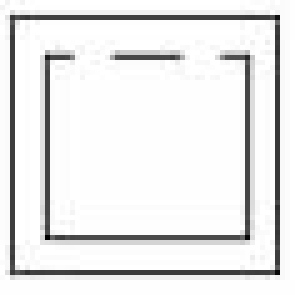
#> input picture tiny_img.jpg, 59 x 59 px (shown 5 times larger)
$ python image_processing.py   (older library calls are emulated)
#> lines starting #> are read from the running program, lines starting #| are printed output that depends on the picture; after the words box and inside, x2 and y2 are one past the last pixel; in counts of white or black regions, pixels touching at a corner belong together
import cv2
import numpy as np
from matplotlib import pyplot as plt

img = cv2.imread('tiny_img.jpg',0)
#> img is the input picture: shape (59, 59); min 2, max 255, mean 232.6
# print(img)
# img2 = cv2.imread('dc_3rd.JPG',150)

# blurred = cv2.GaussianBlur(img,(5,5),0)
laplacian = cv2.Laplacian(img,cv2.CV_64F)
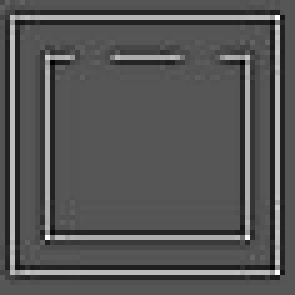
#> laplacian: shape (59, 59) float64 (shown 5 times larger); min -313, max 615, mean -0.1; drawn with min black and max white

newlaplacian = laplacian
for i in range(len(laplacian)):
    for j in range(len(laplacian)):
        if laplacian[i][j] <= 60: #found this number by trial and error, need to find a way to do this for all maps
            newlaplacian[i][j] = 1
        else:
            newlaplacian[i][j] = 0
#> this loop made 59 passes
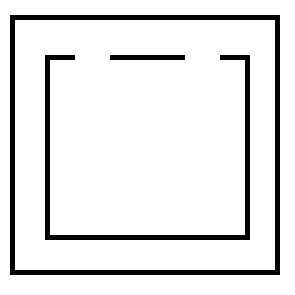
#> newlaplacian: shape (59, 59) float64 (shown 5 times larger); values 0 (black) and 1 (white), 90.1% white; black in thin lines or dots, all inside (x1, y1, x2, y2) = (2, 3, 56, 55)

# for i in range(len(laplacian)):
#     print(laplacian[i])


plt.subplot(2,2,1),plt.imshow(img,cmap = 'gray')
plt.title('Original E5'), plt.xticks([]), plt.yticks([])
plt.subplot(2,2,2),plt.imshow(laplacian,cmap = 'gray')
plt.title('Laplacian E5'), plt.xticks([]), plt.yticks([])

plt.show()
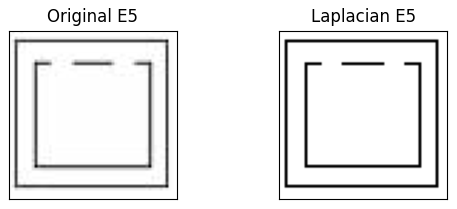
#> figure drawn by matplotlib, 2 panels

$ run again, with pic.JPG copied over tiny_img.jpg
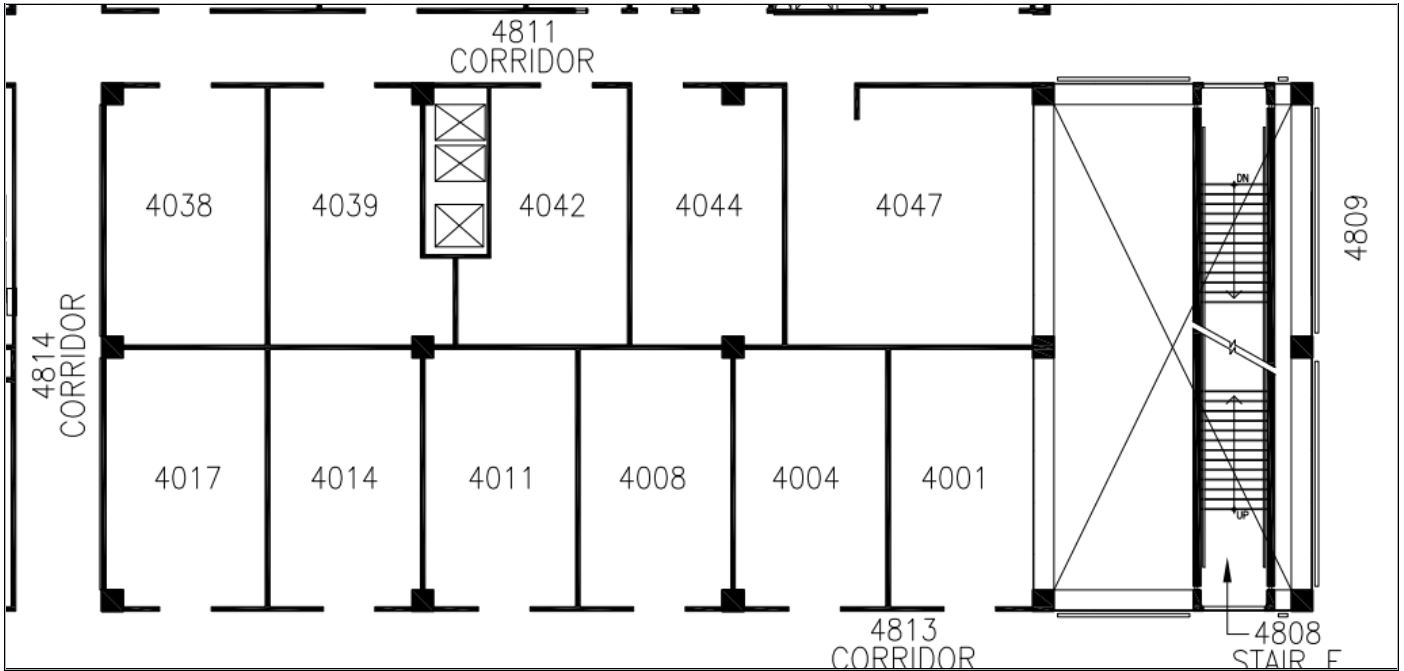
#> input picture pic.JPG, 1404 x 671 px
#> `laplacian = cv2.Laplacian(img,cv2.CV_64F)`:
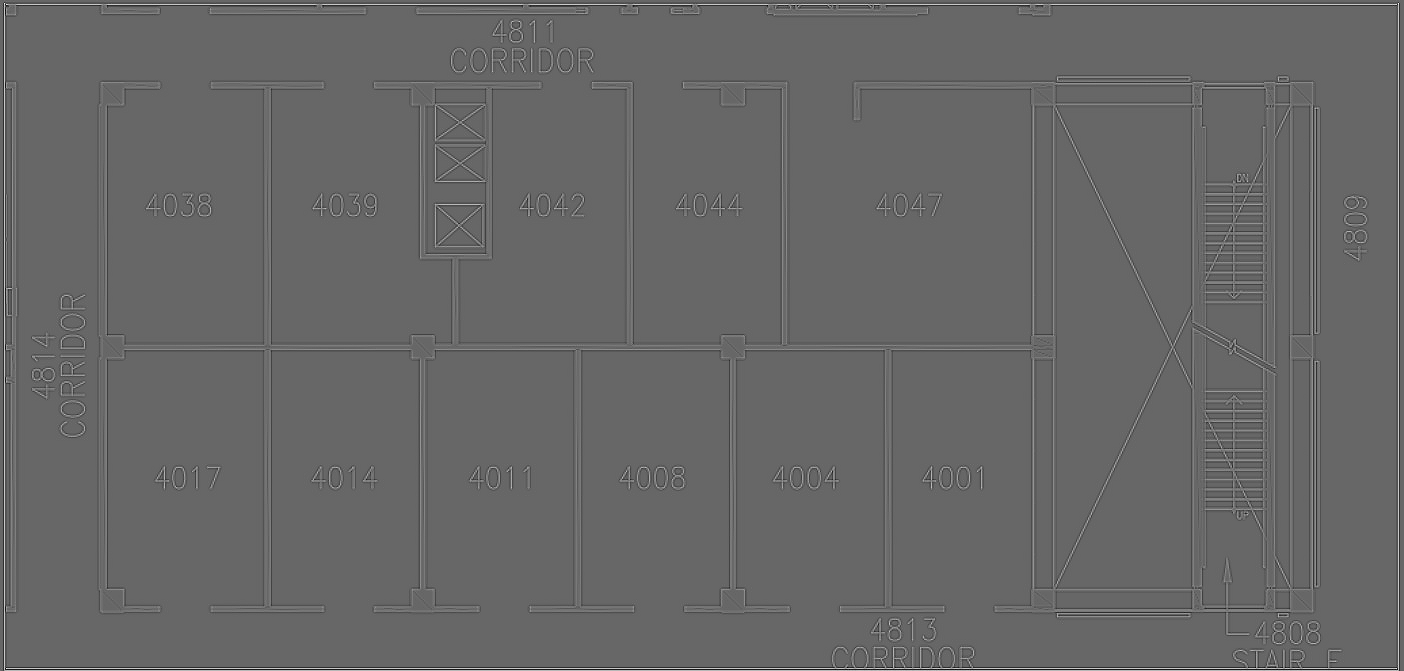
#> laplacian: shape (671, 1404) float64; min -448, max 659, mean 0.3; drawn with min black and max white
#> `plt.show()`:
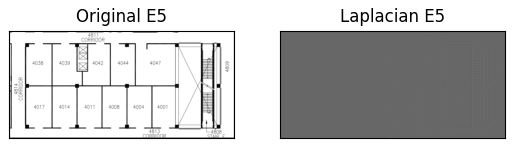
#> figure drawn by matplotlib, 2 panels
